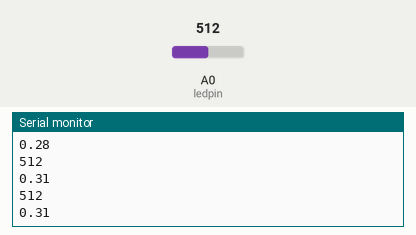
The sketch below on a simulated Arduino Uno, built with avr-gcc and run on an emulated ATmega328P. Parts: the last lines printed to the serial monitor. The inputs (shaded band) are chosen by the test bench; at power-on: A0 (ledpin) = 512.

Above: at 1.2 s.
1.3 s: A0 (ledpin) set to 716
At 1.81 s:
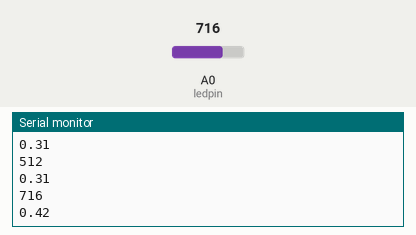
2.8 s: A0 (ledpin) set to 900
At 2.82 s:
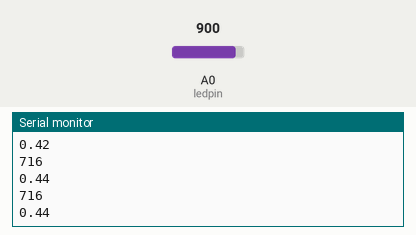
Timing chart, 0 to 5.8 s (numbered marks = the images above; inputs shaded):
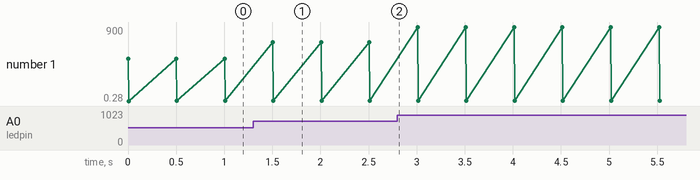

The sketch:

02.ino
```cpp
const byte ledpin = A0;

int val,i;

float sensorVoltage;

float sensorValue;

void setup() {

  // put your setup code here, to run once:

  Serial.begin(9600);

}


void loop() {

  // put your main code here, to run repeatedly:

 {

    val = analogRead(ledpin);

    Serial.println(val);

    for(i=0;i<=5;i++)

    {

      sensorValue = 0.7* sensorValue + 0.3* analogRead(A0);

      sensorVoltage = sensorValue * 2.5 / 4095;

    }

    Serial.println(sensorVoltage);

    delay(500);


 }

}
```

Measured:
- after the input at 1.3 s, the serial monitor: prints a new line after 0.21 s (image 1)
- plotted number 1: 0.31 → 0.44 after the input at 1.3 s, 0.44 → 0.55 after the input at 2.8 s
